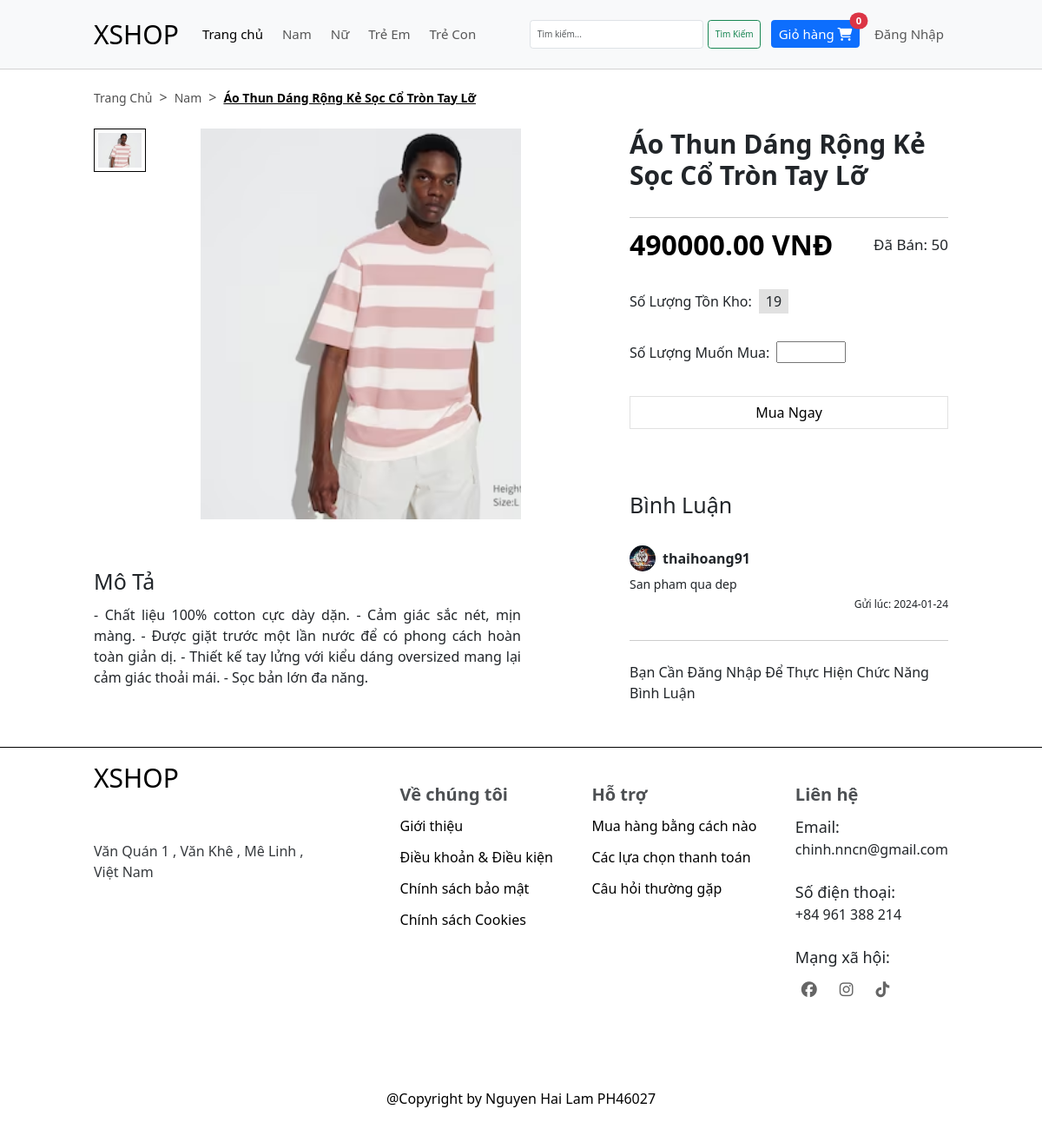
/?url=chitietsp&maSanPham=3, run on the app's committed database.
### tables this page shows
CREATE TABLE `loai` (
  `maLoai` int(11) NOT NULL,
  `tenLoai` varchar(255) NOT NULL
);

CREATE TABLE `san_pham` (
  `maSanPham` int(11) NOT NULL,
  `tenSanPham` varchar(255) NOT NULL,
  `gia` decimal(20,2) NOT NULL,
  `soLuong` int(11) NOT NULL,
  `anh` varchar(255) NOT NULL,
  `moTa` text NOT NULL,
  `luotMua` int(11) NOT NULL DEFAULT 0,
  `trangThai` bit(1) NOT NULL,
  `maDanhMuc` int(11) NOT NULL
);

CREATE TABLE `binh_luan` (
  `maBinhLuan` int(11) NOT NULL,
  `maTaiKhoan` int(11) NOT NULL,
  `noiDung` varchar(255) NOT NULL,
  `ngayBinhLuan` date NOT NULL DEFAULT current_timestamp(),
  `maSanPham` int(11) NOT NULL
);

CREATE TABLE `tai_khoan` (
  `maTaiKhoan` int(11) NOT NULL,
  `email` varchar(255) NOT NULL,
  `tenNguoiDung` varchar(255) NOT NULL,
  `matKhau` varchar(255) NOT NULL,
  `quyen` bit(1) NOT NULL,
  `avatar` varchar(255) NOT NULL DEFAULT 'users/user-default.png'
);

### app/models/pdo.php (called while the page is built, shortened)
<?php
    function getConnect() {
        try {
            $connect = new PDO(
                "mysql:host=" . DB_HOST .
                ";dbname=" . DB_DATABASE .
                ";charset=" . DB_CHARSET,
                DB_USERNAME,
                DB_PASSWORD
            );
            $connect -> setAttribute(PDO::ATTR_ERRMODE, PDO::ERRMODE_EXCEPTION);
            return $connect;
        }
        catch(PDOException $e) {
            echo "Loi ket noi den database " . $e -> getMessage();
        }
    }
    function getData($sql, $getAll = true) {
        try {
            $connect = getConnect();
            $stmt = $connect -> prepare($sql);
            $stmt -> execute();
        }
        catch(PDOException $e) {
            echo "loi cau lenh: $sql";
        }
        finally {
            unset($connect);
        }
        if($getAll) {
            return $stmt -> fetchAll();
        }
        return $stmt -> fetch();
    }
?>

### app/models/LoaiModel.php (called while the page is built, shortened)
<?php
    require_once "pdo.php";
    function getAllLoai() {
        $sql = "SELECT * FROM loai ORDER BY maLoai";
        return getData($sql);
    }
?>

### app/controllers/HomeController.php (called while the page is built, shortened)
<?php
    require_once MODELS_URL . "LoaiModel.php";
    require_once MODELS_URL . "ProductsModel.php";
    require_once MODELS_URL . "BinhLuanModel.php";
    function chitietsp() {
        $maSanPham = $_GET["maSanPham"];
        $sanPham = getProductID($maSanPham);
        $listBinhLuan = getAllCommentsProduct($maSanPham);
        include VIEWS_URL . "home/chitietsp.php";
    }
?>

### app/models/ProductsModel.php (called while the page is built, shortened)
<?php
    require_once "pdo.php";
    function getProductID($maSanPham) {
        $sql = "SELECT A.*, B.tenDanhMuc, C.maLoai, C.tenLoai FROM san_pham A
                JOIN danh_muc B ON A.maDanhMuc = B.maDanhMuc
                JOIN loai C ON B.maLoai = C.maLoai
                WHERE maSanPham = $maSanPham;
                ";
        return getData($sql, false);
    }
?>

### app/models/BinhLuanModel.php (called while the page is built, shortened)
<?php
    require_once "pdo.php";
    function getAllCommentsProduct($maSanPham) {
        $sql = "SELECT A.*, B.tenNguoiDung, B.avatar FROM binh_luan A
                JOIN tai_khoan B ON A.maTaiKhoan = B.maTaiKhoan
                WHERE maSanPham = $maSanPham
                ORDER BY A.ngayBinhLuan DESC
                ";
        return getData($sql);
    }
?>

### app/views/products/detail.php (the view, shortened to what this page needs)
<div class="container">
    <div class="left-product">
        <div class="left-product_top">
            <div class="left-product_left-img">
                <div class="left-product_img-small-wrap">
                    <div class="left-product_img-small" style="background-image: url('<?php echo IMAGES_URL . $sanPham["anh"] ?>');"></div>
                </div>
            </div>
            <div class="left-product_right-img" style="background-image: url('<?php echo IMAGES_URL . $sanPham["anh"]?>');"></div>
        </div>
        <div class="left-product_bottom">
            <h1 class="left-product_bottom-title">Mô Tả</h1>
            <p class="left-product_bottom-description">
                <?php echo $sanPham["moTa"] ?>
            </p>
        </div>
    </div>
    <div class="right-product">
        <h1 class="product-title"><?php echo $sanPham["tenSanPham"] ?></h1>
        <div class="product-price-wrap">
            <h1 class="product-price"><?php echo $sanPham["gia"] ?> vnđ</h1>
            <p class="product-buyed">Đã Bán: <?php echo $sanPham["luotMua"] ?></p>
        </div>
        <div class="product-feature">
            <p class="product-feature_text">Số Lượng Tồn Kho:</p>
            <span class="product-feature_quantity"><?php echo $sanPham["soLuong"] ?></span>
        </div>
        <form action="?url=chitietsp&maSanPham=<?php echo $sanPham["maSanPham"] ?>" method="post">
            <div class="product-feature">
                <p class="product-feature_text">Số Lượng Muốn Mua:</p>
                <input type="number" class="product-feature_buy" required>
            </div>
            <div class="product-feature_error"></div>
            <button type="submit" class="btn-buy">Mua Ngay</button>
        </form>
        <div class="product-comments">
            <h1 class="product-comments_title">Bình Luận</h1>
            <?php foreach($listBinhLuan as $binhLuan ) : ?>
                <div class="product-comment">
                    <div class="product-comment_info">
                        <div class="product-comment_avatar" style="background-image: url('<?php echo IMAGES_URL . $binhLuan["avatar"]?>');"></div>
                        <div class="product-comment_name">
                            <?php echo isset($_COOKIE["maUser"]) ? ($_COOKIE["maUser"] == $binhLuan["maTaiKhoan"] ? "Bạn" : $binhLuan["tenNguoiDung"]) : $binhLuan["tenNguoiDung"] ?>
                        </div>
                    </div>
                    <div class="product-comment_content">
                        <?php echo $binhLuan["noiDung"] ?>
                    </div>
                    <div class="product-comment_day">Gửi lúc: <?php echo $binhLuan["ngayBinhLuan"] ?></div>
                </div>
            <?php endforeach ?>
            <?php if(!isset($_COOKIE["maUser"])) : ?>
                <div style="margin-top: 32px; padding-top: 24px; border-top: 1px solid #ccc;">
                    <p>Bạn Cần Đăng Nhập Để Thực Hiện Chức Năng Bình Luận</p>
                </div>
            <?php endif ?>
        </div>
    </div>
</div>

### includes/header.php (shortened to what this page needs)
<?php
    require_once MODELS_URL . "LoaiModel.php";
    $listLoai = getAllLoai();
?>
<!DOCTYPE html>
<html lang="en">
<head>
    <link href="https://cdn.jsdelivr.net/npm/bootstrap@5.3.2/dist/css/bootstrap.min.css" rel="stylesheet">
    <link rel="stylesheet" href="https://cdnjs.cloudflare.com/ajax/libs/font-awesome/6.5.1/css/all.min.css" />
    <link rel="stylesheet" href="<?php echo CSS_URL ?>grid.css">
    <link rel="stylesheet" href="<?php echo CSS_URL ?>style.css">
</head>
<body>
    <div class="main">
        <div class="header">
            <nav class="navbar navbar-expand-lg bg-body-tertiary">
                <div class="container-fluid grid wide">
                    <a class="navbar-brand header-logo" href="?">XSHOP</a>
                    <div class="collapse navbar-collapse" id="navbarSupportedContent">
                        <ul class="navbar-nav me-auto mb-2 mb-lg-0">
                            <li class="nav-item">
                                <a class="nav-link active" aria-current="page" href="?">Trang chủ</a>
                            </li>
                            <?php foreach($listLoai as $loai) : ?>
                                <li class="nav-item">
                                    <a class="nav-link" href="?url=loc&maLoai=<?php echo $loai["maLoai"] ?>"><?php echo $loai["tenLoai"]?></a>
                                </li>
                            <?php endforeach ?>
                        </ul>
                        <div class="d-flex">
                            <form action="" method="get" class="d-flex" role="search">
                                <input
                                    class="form-control-custom form-control me-2"
                                    type="search"
                                    placeholder="Tìm kiếm..."
                                    aria-label="Search"
                                    name="keyword"
                                >
                                <button class="btn btn-outline-success" type="submit">Tìm Kiếm</button>
                            </form>
                            <form action="?url=giohang" method="post">
                                <button type="submit" class="btn btn-primary position-relative header-cart-btn nav-item">
                                    Giỏ hàng
                                    <i class="fa-solid fa-cart-shopping"></i>
                                    <span class="position-absolute top-0 start-100 translate-middle badge rounded-pill bg-danger">
                                    0
                                    </span>
                                </button>
                            </form>
                            <ul class="header-navbar-nav-custom navbar-nav me-auto mb-2 mb-lg-0">
                                <?php if(!isset($_COOKIE["maUser"]) || $user["quyen"] !== 0) :?>
                                    <li class="nav-item">
                                        <a class="nav-link" href="?url=dangnhap">Đăng Nhập</a>
                                    </li>
                                <?php endif ?>
                            </ul>
                        </div>
                    </div>
                </div>
            </nav>
        </div>

### app/views/home/chitietsp.php
<link rel="stylesheet" href="<?php echo CSS_URL ?>chitietsanpham.css">
<div class="body">
    <div class="grid wide">
        <div class="directional">
            <a href="?" class="directional-page">Trang chủ</a><span class="directional-icon">></span>
            <a
                href="?url=loc&maLoai=<?php echo $sanPham["maLoai"] ?>"
                class="directional-page"><?php echo $sanPham["tenLoai"] ?>
            </a>
            <span class="directional-icon">></span>
            <a href="#" class="directional-page directional-page--active disabled"><?php echo $sanPham["tenSanPham"]?></a>
        </div>
        <?php include VIEWS_URL . "products/detail.php" ?>
    </div>
</div>

### assets/css/grid.css (style rules this page uses)
.grid { width: 100%; display: block; padding: 0; }
.grid.wide { max-width: 1200px; margin: 0 auto; }
@media (min-width: 1024px) and (max-width: 1239px) { .wide { width: 984px; } }

### assets/css/style.css (style rules this page uses)
* { margin: 0; padding: 0; box-sizing: border-box; }
html { font-size: 62.5%; }
button, body { font-size: 1.6rem; }
:root { --primary-color: #f7f7f7; --active-color: #e1e1e1; --header-height: 80px; }
.disabled { pointer-events: none; user-select: none; }
.header { height: var(--header-height); display: flex; align-items: center; position: fixed; top: 0; right: 0; left: 0; width: 100%; z-index: 99; border-bottom: 1px solid #d3d3d3; }
.navbar { flex: 1; height: 100%; }
.container-fluid { height: 100%; }
.header-logo { display: inline-block; font-size: 3rem; }
.form-control-custom { width: 200px; }
.nav-item { margin-left: 12px; font-size: 1.5rem; }
.body { padding-bottom: 40px; margin-top: calc(var(--header-height) + 20px); min-height: 600px; }
.container { padding: 0; margin: 0; display: flex; padding-top: 24px; }
.directional { display: flex; align-items: center; }
.directional-page { font-size: 1.4rem; display: inline-block; text-decoration: none; color: #505050; text-transform: capitalize; }
.directional-page--active { color: #000; font-weight: 600; user-select: none; text-decoration: underline; }
.directional-icon { margin-left: 8px; margin-right: 8px; color: #505050; }
.product-feature { text-transform: uppercase; }
.product-title { height: 48px; font-size: 1.6rem; font-weight: 600; display: -webkit-box; -webkit-line-clamp: 2; -webkit-box-orient: vertical; overflow: hidden; text-transform: capitalize; }
.product-price { margin-top: 12px; font-size: 2.2rem; color: red; font-weight: 650; user-select: none; text-transform: uppercase; }

### assets/css/chitietsanpham.css (style rules this page uses)
.left-product { width: 50%; }
.right-product { width: 50%; }
.left-product_top { display: flex; justify-content: space-between; }
.left-product_left-img { width: 25%; }
.left-product_img-small-wrap { width: 60px; height: 50px; padding: 4px; border: 1px solid #000; cursor: pointer; }
.left-product_img-small { width: 100%; height: 100%; background-size: cover; }
.left-product_right-img { width: 75%; height: 450px; background-size: cover; }
.left-product_bottom { margin-top: 56px; }
.left-product_bottom-description { margin-top: 12px; text-align: justify; }
.right-product { padding-left: 125px; }
.product-title { font-size: 3rem; display: block; overflow: unset; font-weight: 600; margin-bottom: 30px; height: unset; }
.product-price-wrap { display: flex; justify-content: space-between; align-items: center; padding-top: 12px; border-top: 1px solid #ccc; }
.product-price { font-size: 3.2rem; color: #000; margin: 0; }
.product-buyed { margin: 0; font-size: 1.7rem; }
.product-feature { margin-top: 32px; display: flex; align-items: center; text-transform: capitalize; }
.product-feature_text { display: inline-block; margin: 0; }
.product-feature_quantity { margin-left: 8px; padding: 2px 8px; background-color: var(--active-color); }
.product-feature_buy { margin-left: 8px; padding: 0 5px; font-size: 1.4rem; width: 80px; }
.product-feature_error { color: red; text-transform: capitalize; font-size: 1.4rem; margin-top: 6px; height: 20px; }
.btn-buy { margin-top: 12px; width: 100%; padding: 6px 0; border: 1px solid var(--active-color); background-color: #fff; }
.product-comments { margin-top: 72px; }
.product-comments_title { margin-bottom: 32px; }
.product-comment_info { display: flex; align-items: center; }
.product-comment_avatar { width: 30px; height: 30px; background-size: cover; background-position: center; border-radius: 50%; margin-right: 8px; }
.product-comment_name { font-weight: 600; }
.product-comment_content { font-size: 1.4rem; margin-top: 4px; }
.product-comment_day { text-align: right; font-size: 1.2rem; margin-top: 4px; }

### data on the page
loai: tenLoai "Nam"
loai: tenLoai "Nữ"
loai: tenLoai "Trẻ Em"
loai: tenLoai "Trẻ Con"
san_pham: loai.tenLoai "Nam", tenSanPham "Áo Thun Dáng Rộng Kẻ Sọc Cổ Tròn Tay Lỡ", anh (picture), moTa "- Chất liệu 100% cotton cực dày dặn. - Cảm giác sắc nét, mịn màng. - Được giặt trước một lần nước để có phong cách hoàn toàn giản dị. - Thiết kế tay lửng với kiểu dáng oversized mang lại cảm giác thoải mái. - Sọc bản lớn đa năng.", gia "490000.00", luotMua "50", soLuong "19"
binh_luan: maTaiKhoan.avatar (picture), maTaiKhoan.tenNguoiDung "thaihoang91", noiDung "San pham qua dep", ngayBinhLuan "2024-01-24"
